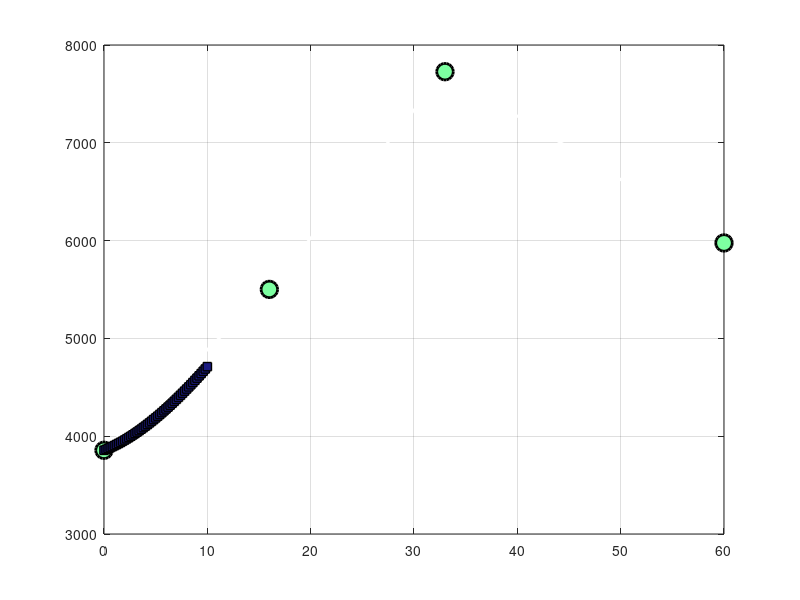

The MATLAB script that drew this image:
function newtonpoly01;
close all;
clear all;
clc;
fy = [ ...

60 5976;
33 7727;
16 5501;
0 3856 
];
x = fy(:,1); y = fy(:,2);
n = length(x);
D = zeros(n);
D(:,1) = y(1:n);
for (j=2:n)
for (k=j:n)
D(k,j) = (D(k,j-1) - D(k-1,j-1))/(x(k) - x(k-j+1));

end;
end;
D
% Sekarang akan dihitung sebuah yy=f(xx) dengan rumus polinomial Newton tersebut.
xx = 0:0.2:10;
yy = D(1,1);
for (k=2:n)
yy = yy+D(k,k).*plinom(xx,x,k);
end;
plot(x,y,'-wo', 'LineWidth',2, 'MarkerEdgeColor','k', 'MarkerFaceColor',[.49 1 .63], 'MarkerSize',12); hold on;
plot(xx,yy,'-bs','LineWidth',1,'MarkerEdgeColor','k','MarkerFaceColor',[.1 .1 .5],'MarkerSize',6); grid on;
function ypol = plinom(xx,x,k)
has = 1;
for (i=2:k)
has = has.*(xx - x(i-1));
end;
ypol = has;
end;
end